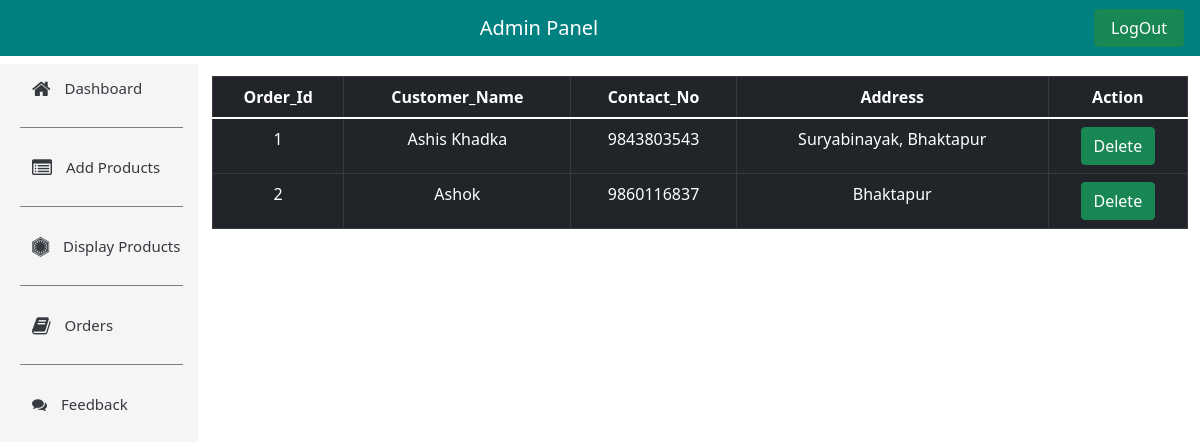
The page /Admin/orderDetails.php (signed in) on the database its author committed.
### tables this page shows
CREATE TABLE `order_manager` (
  `Order_Id` int(100) NOT NULL,
  `Full_Name` text NOT NULL,
  `Contact` bigint(100) NOT NULL,
  `Address` varchar(100) NOT NULL,
  `Pay_Mode` varchar(100) NOT NULL
);

### Admin/orderDetails.php (the view)
<?php
include("adminHeader.php");
?>
 <div class="container">
 	<div class="row">
 		<div class="col-xs-12">
 			<div class="table-responsive">
	 			<table class=" mt-4 table table-bordered text-center table-dark">
				  <thead>
				    <tr>
				      <th scope="col">Order_Id</th>
				      <th scope="col">Customer_Name</th>
				      <th scope="col">Contact_No</th>
				      <th scope="col">Address</th>
				     	<th scope="col">Action</th>
				    </tr>
				  </thead>
	  			<tbody>
	  				<?php
	  				$conn = mysqli_connect('localhost','root', '', 'product');
	  				$sql = "SELECT * FROM `order_manager`";
	  				$res = mysqli_query($conn, $sql);
	  				$count=1;
	  				while($row = mysqli_fetch_assoc($res))
	  				{
	  					?>
		  				<tr>
							<td> <?php echo $count++ ?></td>
							<td> <?php echo $row['Full_Name'] ?></td>
							<td> <?php echo $row['Contact'] ?></td>
							<td> <?php echo $row['Address'] ?></td>
							<td>
								<a href="deleteOrder.php?Order_Id=<?= $row['Order_Id'] ?>" onclick="return confirm('Are You Sure?');"><input type="submit" name="Delete" value="Delete" class="btn btn-success"></a>
							</td>
						</tr>
		  			<?php
	  				}
	  				?>
	  			</tbody>
	  		</table>
  			</div>
  		</div>
 	</div>
 </div>
<?php
include("adminFooter.php");
?>

### Admin/css/style.css (style rules this page uses)
* { padding: 0; margin: 0; box-sizing: border-box; }

### rows shown on the page
order_manager: Full_Name "Ashis Khadka", Contact "9843803543", Address "Suryabinayak, Bhaktapur"
order_manager: Full_Name "Ashok", Contact "9860116837", Address "Bhaktapur"
